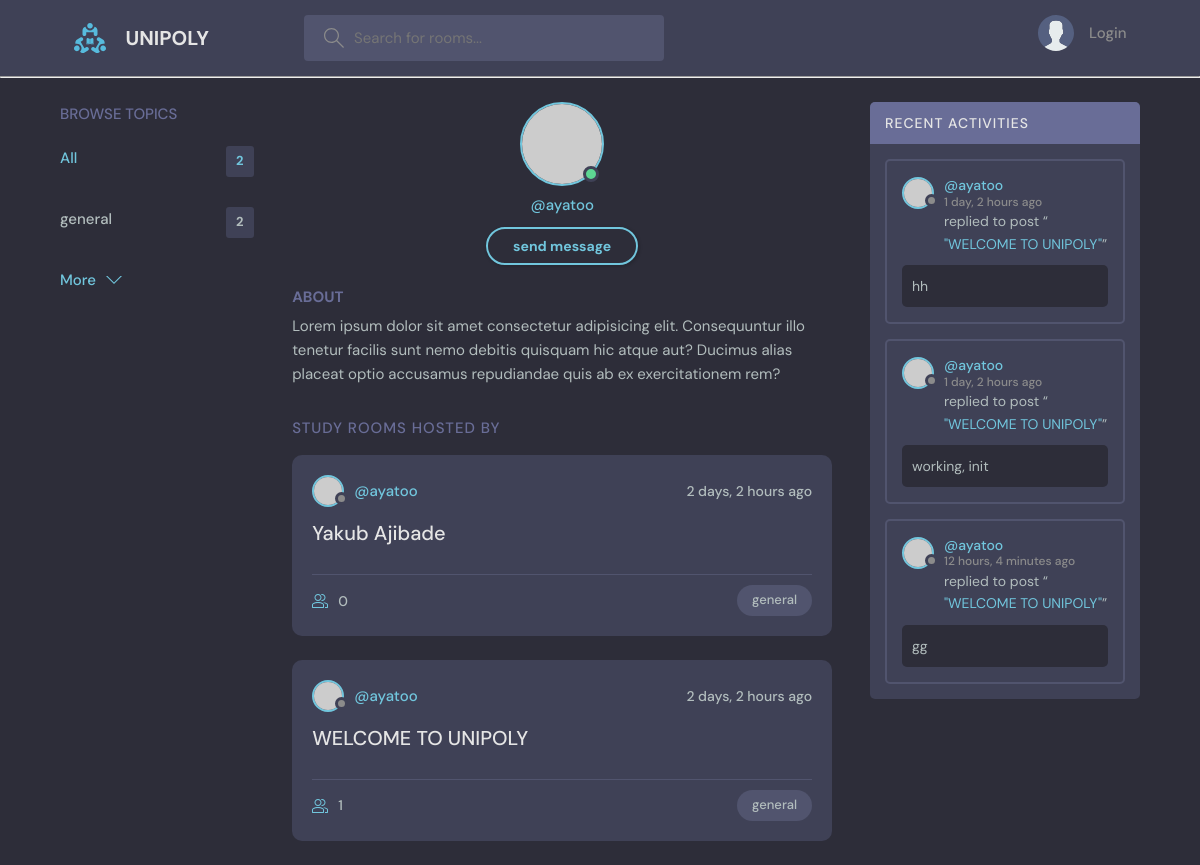
Screenshot of /user-profile/1/ with the database file from the repository.
### base/models.py (models this page shows, shortened)
class Topic(models.Model):
    name = models.CharField(max_length=200)
    def __str__(self):
        return self.name

class Room(models.Model):
    host = models.ForeignKey(User, on_delete=models.SET_NULL, null=True)
    participants = models.ManyToManyField(User, related_name='participants', blank=True)
    topic = models.ForeignKey(Topic, on_delete=models.SET_NULL, null=True)
    question = models.TextField(null=True, blank=True)
    answer = models.CharField(max_length=255, null=True, blank=True, default=' ')
    name = models.CharField(max_length=200)
    description = models.TextField(null=True, blank=True)
    updated = models.DateTimeField(auto_now=True)
    created = models.DateTimeField(auto_now_add=True)
    slug = models.SlugField(blank=True)
    class Meta:
        ordering = ["-updated", '-created']
    def __str__(self):
        return self.name

class Message(models.Model):
    user = models.ForeignKey(User, on_delete=models.CASCADE)
    room = models.ForeignKey(Room, on_delete=models.CASCADE)
    body = models.TextField(null=False)
    updated = models.DateTimeField(auto_now=True)
    created = models.DateTimeField(auto_now_add=True)
    class Meta:
        ordering = ["updated", 'created']
    def __str__(self):
        return self.body[0:50]

### base/views.py (the view)
# urls.py: path('user-profile/<str:pk>/', views.userprofile, name = "userprofile"),
def userprofile(request, pk):
    user = User.objects.get(id=pk)
    rooms = user.room_set.all()
    room_messages = user.message_set.all()
    topics = Topic.objects.all()
    context = {"user": user, 'rooms': rooms, 'room_messages': room_messages, 'topics': topics}
    return render(request, "base/user_profile.html", context)

### base/templates/base/user_profile.html (shortened to what this page needs)
{% extends 'main.html' %}
{% block content %}
  <main class="profile-page layout layout--3">
    <div class="container">
        {% include "base/topics.html" %}
      <div class="roomList">
        <div class="profile">
          <div class="profile__avatar">
            <div class="avatar avatar--large active">
              <img src="https://randomuser.me/api/portraits/men/11.jpg" />
            </div>
          </div>
          <div class="profile__info">
            <p>@{{user.username}}</p>
            {% if request.user == user%}
            <a href="{% url 'edituser' user.id %}" class="btn btn--main btn--pill">Edit Profile</a>
            {% else %}
            <a href="#" class="btn btn--main btn--pill">send message</a>
            {% endif %}
          </div>
          <div class="profile__about">
            <h3>About</h3>
            <p>
              Lorem ipsum dolor sit amet consectetur adipisicing elit. Consequuntur illo tenetur
              facilis sunt nemo debitis quisquam hic atque aut? Ducimus alias placeat optio
              accusamus repudiandae quis ab ex exercitationem rem?
            </p>
          </div>
        </div>
        <div class="roomList__header">
          <div>
            <h2>Study Rooms Hosted by {{room.host}}</a>
            </h2>
          </div>
        </div>
        {% include "base/feed.html" %}
      </div>
        {% include "base/recent_activity.html" %}
    </div>
  </main>
{% endblock %}

### base/templates/base/topics.html
<div class="topics">
    <div class="topics__header">
      <h2>Browse Topics</h2>
    </div>
    <ul class="topics__list">
      <li>
        <a href="{% url 'home' %}" class="active">All <span>{{rooms.count}}</span></a>
      </li>
      {% for topic in topics%}
      <li>
        <a href="{% url 'home' %}?q={{topic.name}}">{{topic.name}} <span>{{topic.room_set.all.count}}</span></a>
      </li>
      {% endfor %}
    </ul>
    <a class="btn btn--link" href="{% url 'topics' %}">
      More
      <svg version="1.1" xmlns="http://www.w3.org/2000/svg" width="32" height="32" viewBox="0 0 32 32">
        <title>chevron-down</title>
        <path d="M16 21l-13-13h-3l16 16 16-16h-3l-13 13z"></path>
      </svg>
    </a>
  </div>

### base/templates/base/feed.html (shortened to what this page needs)
{% for room in rooms %}
<div class="roomListRoom">
    <div class="roomListRoom__header">
      <a href="{% url 'userprofile' room.host.id %}" class="roomListRoom__author">
        <div class="avatar avatar--small">
          <img src="https://randomuser.me/api/portraits/women/11.jpg" />
        </div>
        <span>@{{room.host.username}}</span>
      </a>
      <div class="roomListRoom__actions">
        <span>{{room.created|timesince}} ago</span>
      </div>
    </div>
    <div class="roomListRoom__content">
      <a href="{% url 'room' room.id %}">{{room.name}}</a>
    </div>
    <div class="roomListRoom__meta">
      <a href="{% url 'room' room.id %}" class="roomListRoom__joined">
        {{room.participants.all.count}}
      </a>
      <p class="roomListRoom__topic">{{room.topic}}</p>
    </div>
  </div>
  {% endfor %}

### base/templates/base/recent_activity.html (shortened to what this page needs)
<div class="activities">
    <div class="activities__header">
      <h2>Recent Activities</h2>
    </div>
 {% for message in room_messages %}
    <div class="activities__box">
      <div class="activities__boxHeader roomListRoom__header">
        <a href="{% url 'userprofile' message.user.id %}" class="roomListRoom__author">
          <div class="avatar avatar--small">
            <img src="https://randomuser.me/api/portraits/women/11.jpg" />
          </div>
          <p>
            @{{message.user.username}}
            <span>{{message.created|timesince}} ago</span>
          </p>
        </a>
    </div>
      <div class="activities__boxContent">
        <p>replied to post “<a href="{% url 'room' message.room.id %}">"{{message.room}}"</a>”</p>
        <div class="activities__boxRoomContent">
          {{message}}
        </div>
      </div>
    </div>
{%endfor%}
  </div>

### rows the page displays
Topic: name "general", room_set.all.count "2"
Room: host.username "ayatoo", created "2 days, 2 hours", name "Yakub Ajibade", participants.all.count "0", topic "general"
Room: host.username "ayatoo", created "2 days, 2 hours", name "WELCOME TO UNIPOLY", participants.all.count "1", topic "general"
Message: user.username "ayatoo", created "1 day, 2 hours", room "WELCOME TO UNIPOLY", body "hh"
Message: user.username "ayatoo", created "1 day, 2 hours", room "WELCOME TO UNIPOLY", body "working, init"
Message: user.username "ayatoo", created "12 hours, 4 minutes", room "WELCOME TO UNIPOLY", body "gg"

### other values shown
{{ rooms.count }} "2"
{{ user.username }} "ayatoo"
